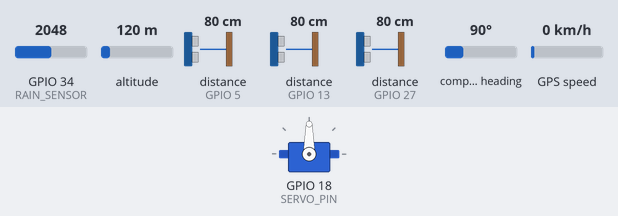
The sketch below on a simulated ESP32. Shown: servo. Wiring (inferred from the names in the program): ultrasonic range finder: trigger GPIO 4; echo GPIO 5. Inputs (shaded band) come from the test bench; at power-on: distance to the obstacle (sensors on GPIO 5, GPIO 27, GPIO 13) 80 cm, GPIO 34 (RAIN_SENSOR) = 2048, altitude 120 m, compass heading 90°, GPS speed 0 km/h. The echo pulse lasts 58.3 µs per cm; WiFi joins after 1.5 s; servers stay silent unless stated; the GPS gets a fix after 3 s at 37.7749, -122.4194 with 8 satellites; what the sketch prints to the serial monitor is not drawn.

Above: at 2.7 s.
2.8 s: distance to the obstacle (sensor on GPIO 5) set to 17 cm
7.5 s: distance to the obstacle (sensor on GPIO 5) set to 14 cm
At 10.1 s:
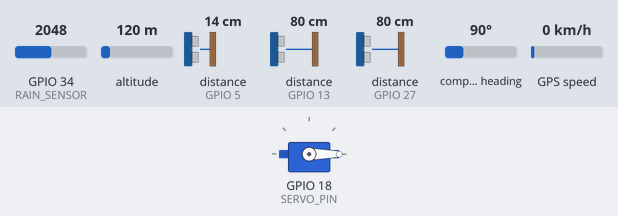
14.8 s: distance to the obstacle (sensor on GPIO 5) set to 18 cm
At 18.5 s:
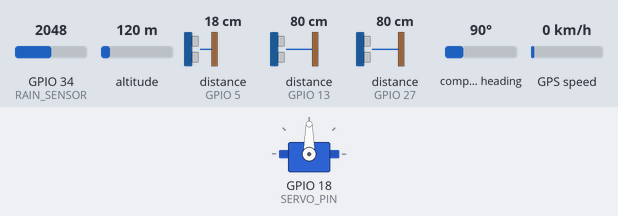
19.1 s: distance to the obstacle (sensor on GPIO 5) set to 2 cm
At 21.8 s:
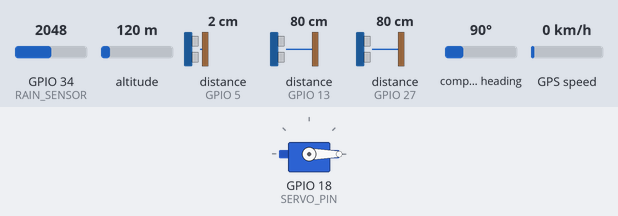
25.8 s: GPIO 34 (RAIN_SENSOR) set to 3972
34.0 s: distance to the obstacle (sensor on GPIO 27) set to 2 cm
At 37.9 s:
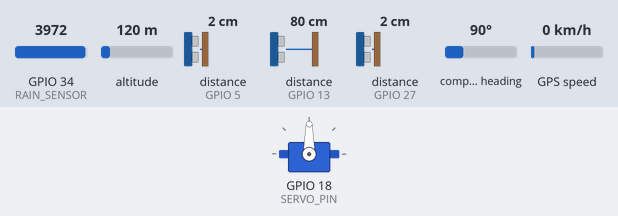
Timing chart, 0 to 39.4 s (numbered marks = the images above; inputs shaded):
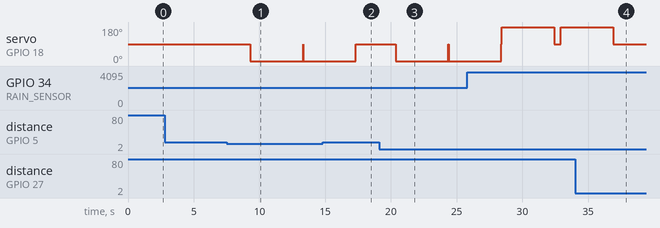

The sketch:

EspFire.ino
```cpp
#include <WiFi.h>
#include <Firebase_ESP_Client.h>
#include <TinyGPSPlus.h>
#include <HardwareSerial.h>
#include <ESP32Servo.h>
#include "addons/TokenHelper.h"
#include "addons/RTDBHelper.h"

// ----------------- WIFI CREDENTIALS -----------------
#define WIFI_SSID "ssid"
#define WIFI_PASSWORD "Password"

// ----------------- FIREBASE CREDENTIALS -----------------
#define API_KEY "*****************"
#define DATABASE_URL "https://smartbin-1818-default-rtdb.asiasoutheast1.firebasedatabase.app/"

// ----------------- FIREBASE OBJECTS -----------------
FirebaseData fbdo;
FirebaseAuth auth;
FirebaseConfig config;

// ----------------- GPS SETUP -----------------
TinyGPSPlus gps;
HardwareSerial gpsSerial(1);

// ----------------- SERVO -----------------
Servo myServo;

// ----------------- PIN CONFIGURATION -----------------
#define TRIG_PRESENCE 4
#define ECHO_PRESENCE 5
#define TRIG_WET 12
#define ECHO_WET 13
#define TRIG_DRY 14
#define ECHO_DRY 27
#define RAIN_SENSOR 34
#define SERVO_PIN 18

// ----------------- SERVO ANGLES -----------------
#define SERVO_LEFT 0
#define SERVO_CENTER 90
#define SERVO_RIGHT 180

#define RAIN_THRESHOLD 3800
#define BIN_FULL_CM 15

// ----------------- TIMERS -----------------
unsigned long lastGPSUpdate = 0;
unsigned long lastWasteCheck = 0;

// ----------------- BIN LEVELS -----------------
String wetBinLevel = "";
String dryBinLevel = "";

bool signupOK = false;

// ----------------- SETUP -----------------
void setup() {
    Serial.begin(115200);
    gpsSerial.begin(9600, SERIAL_8N1, 16, 17);

    // Servo initialization
    myServo.attach(SERVO_PIN);
    myServo.write(SERVO_CENTER);

    // Pin modes
    pinMode(TRIG_PRESENCE, OUTPUT);
    pinMode(ECHO_PRESENCE, INPUT);
    pinMode(TRIG_WET, OUTPUT);
    pinMode(ECHO_WET, INPUT);
    pinMode(TRIG_DRY, OUTPUT);
    pinMode(ECHO_DRY, INPUT);
    pinMode(RAIN_SENSOR, INPUT);

    // WiFi connection
    WiFi.begin(WIFI_SSID, WIFI_PASSWORD);
    Serial.print("Connecting to Wi-Fi");
    while (WiFi.status() != WL_CONNECTED) {
        Serial.print(".");
        delay(500);
    }
    Serial.println("\nWiFi connected. IP: " + WiFi.localIP().toString());

    // Firebase setup
    config.api_key = API_KEY;
    config.database_url = DATABASE_URL;
    config.token_status_callback = tokenStatusCallback;

    if (Firebase.signUp(&config, &auth, "", "")) {
        Serial.println("Firebase signup successful");
        signupOK = true;
    } else {
        Serial.printf("Signup failed: %s\n", config.signer.signupError.message.c_str());
    }

    Firebase.begin(&config, &auth);
    Firebase.reconnectWiFi(true);
}

// ----------------- HELPER FUNCTIONS -----------------
long readUltrasonic(int trig, int echo) {
    digitalWrite(trig, LOW);
    delayMicroseconds(2);
    digitalWrite(trig, HIGH);
    delayMicroseconds(10);
    digitalWrite(trig, LOW);
    long duration = pulseIn(echo, HIGH);
    return duration * 0.034 / 2;
}

String getLevelRange(int dist) {
    if (dist <= 10) return "100%";
    else if (dist <= 15) return "70%";
    else if (dist <= 20) return "50%";
    else if (dist <= 25) return "25%";
    else return "0%";
}

void uploadBinLevels(String wetLevel, String dryLevel) {
    if (Firebase.ready() && signupOK) {
        if (Firebase.RTDB.setString(&fbdo, "bin3/binLevels/wet", wetLevel)) {
            Serial.println("Wet level uploaded: " + wetLevel);
        } else {
            Serial.println("Failed to upload wet level: " + fbdo.errorReason());
        }

        if (Firebase.RTDB.setString(&fbdo, "bin3/binLevels/dry", dryLevel)) {
            Serial.println("Dry level uploaded: " + dryLevel);
        } else {
            Serial.println("Failed to upload dry level: " + fbdo.errorReason());
        }
    }
}

void uploadGPS(double lat, double lng) {
    if (Firebase.ready() && signupOK) {
        if (Firebase.RTDB.setFloat(&fbdo, "bin3/location/latitude", lat))
            Serial.println("Latitude uploaded");
        else
            Serial.println("Failed to upload latitude: " + fbdo.errorReason());

        if (Firebase.RTDB.setFloat(&fbdo, "bin3/location/longitude", lng))
            Serial.println("Longitude uploaded");
        else
            Serial.println("Failed to upload longitude: " + fbdo.errorReason());

        if (Firebase.RTDB.setString(&fbdo, "bin3/location/timestamp", String(millis())))
            Serial.println("Timestamp uploaded");
        else
            Serial.println("Failed to upload timestamp: " + fbdo.errorReason());
    }
}

// ----------------- MAIN LOOP -----------------
void loop() {
    while (gpsSerial.available()) {
        gps.encode(gpsSerial.read());
    }

    unsigned long now = millis();

    // Upload GPS location every 1 hour (currently 15 sec for testing)
    if (now - lastGPSUpdate >= 15000UL && gps.location.isValid()) {
        uploadGPS(gps.location.lat(), gps.location.lng());
        lastGPSUpdate = now;
    }

    // Check for waste presence every 3 sec
    if (now - lastWasteCheck >= 3000) {
        lastWasteCheck = now;

        int distance = readUltrasonic(TRIG_PRESENCE, ECHO_PRESENCE);
        Serial.println("Presence: " + String(distance) + " cm");

        if (distance < 15) {
            int rainVal = analogRead(RAIN_SENSOR);
            bool isWet = rainVal < RAIN_THRESHOLD;
            Serial.println("Rain sensor value: " + String(rainVal));

            int wetDist = readUltrasonic(TRIG_WET, ECHO_WET);
            int dryDist = readUltrasonic(TRIG_DRY, ECHO_DRY);

            String newWetLevel = getLevelRange(wetDist);
            String newDryLevel = getLevelRange(dryDist);
            Serial.println("Wet: " + String(wetDist) + " cm, Dry: " + String(dryDist) + " cm");

            if (newWetLevel != wetBinLevel || newDryLevel != dryBinLevel) {
                wetBinLevel = newWetLevel;
                dryBinLevel = newDryLevel;
                uploadBinLevels(wetBinLevel, dryBinLevel);
            }

            if (isWet && wetDist > BIN_FULL_CM) {
                Serial.println("Wet waste detected. Rotating servo right.");
                myServo.write(SERVO_LEFT);
            } else if (!isWet && dryDist > BIN_FULL_CM) {
                Serial.println("Dry waste detected. Rotating servo left.");
                myServo.write(SERVO_RIGHT);
            } else {
                Serial.println("No rotation: Bins full.");
            }

            delay(4000); // Wait before resetting servo
            myServo.write(SERVO_CENTER);
        }
    }
}
```

Measured:
- the behaviour switches between 16 and 15 cm on distance to the obstacle (sensor on GPIO 5) (found by bisection; images 0 and 1)
- after the input at 2.8 s, every drawn part: stays the same
- after the input at 7.5 s, servo on GPIO 18 (SERVO_PIN): 90° → 0° after 1.8 s
- after the input at 14.8 s, servo on GPIO 18 (SERVO_PIN): goes on until 17.3 s, then stays 90°
- after the input at 19.1 s, servo on GPIO 18 (SERVO_PIN): 90° → 0° after 1.3 s
- after the input at 34.0 s, servo on GPIO 18 (SERVO_PIN): goes on until 36.9 s, then stays 90°
